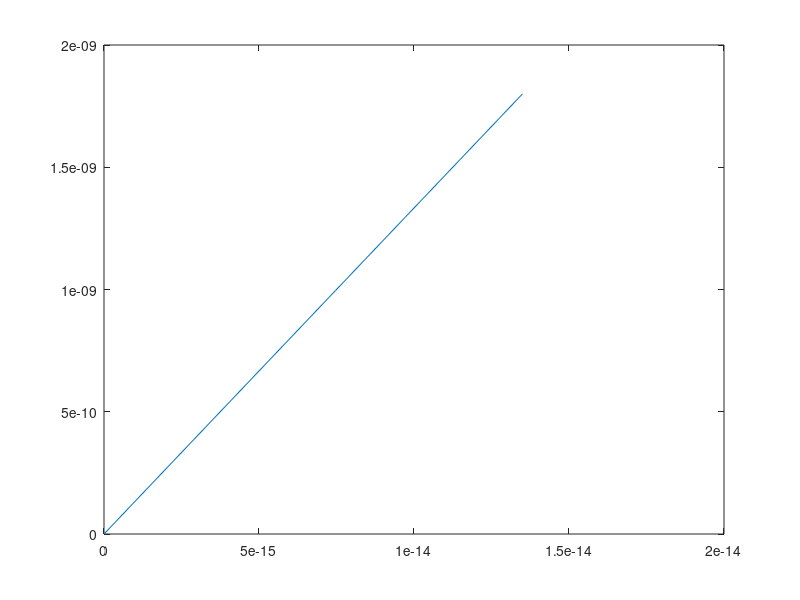

This figure's MATLAB source:

clear all;
clc

k=0.1;   %% N/m
E=1e9;
R=10e-9;

z_To_Volts=60e-9;  


z_V=[0; 0; 0; 0.05; 0.166; 0.3];  % I assume I go down in -1nm

z_m=z_V*z_To_Volts;   %% in nm

Force_nN=k*z_m;  %%% force N

Constant1=4/3*E*(R^(1/2));

X= Force_nN/(Constant1);

plot(X, Force_nN);

Indentation=X.^(2/3);

distance_in=wrev(Indentation);

count=0;

for ii=1:length(distance_in-1)
    
    
    if distance_in(ii)==0&&count>0
        distance_in(ii)=distance_in(ii-1)+1e-9;
    end
    if distance_in(ii)==0
        count=1;
    end
    
    
end

distance=wrev(distance_in);

zc=distance-z_m

z_m

